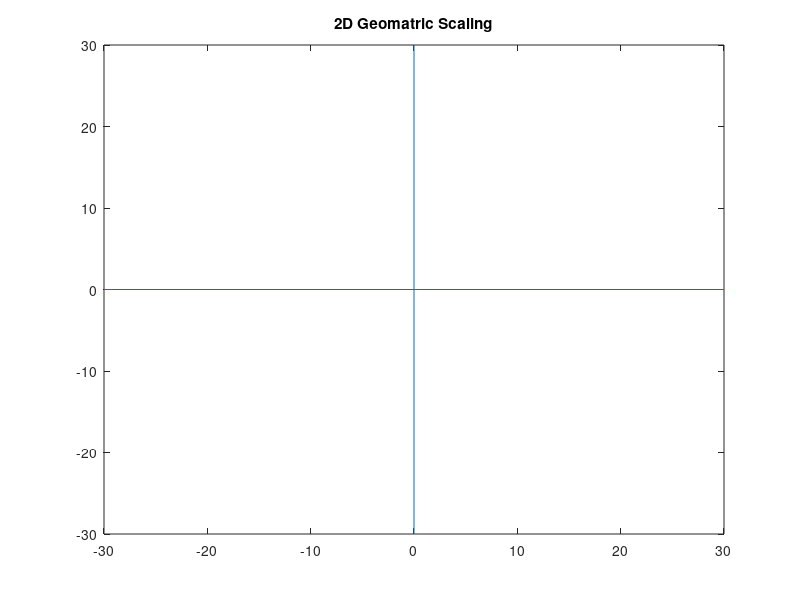

MATLAB code for this plot:

for i=1:4
    fprintf('Enter x co-ordinate of pt.%d', i);
    x(i) = input('');
    fprintf('Enter y co-ordinte of pt.%d', i);
    y(i) = input('');
end 

P=ones(3,4);

P(1,:)=x;
P(2,:)=y;

fprintf('Enter the scaling factors :\n');
Sx=input(' Sx=');
Sy=input(' Sy=');
S=[Sx 0 0; 0 Sy 0; 0 0 1];
R=S*P;
 
fill(P(1,:), P(2,:), 'r');
hold on 
fill(R(1,:), R(2,:), 'g');

line([-30,30], [0,0]);
line([0,0], [-30,30]);

xlim([-30,30]);
ylim([-30,30]);


title('2D Geomatric Scaling');
